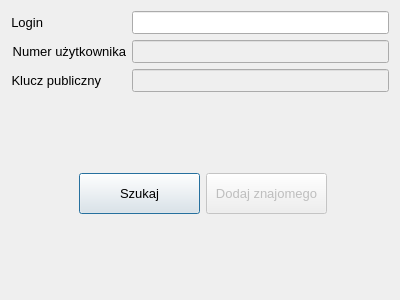
<?xml version="1.0" encoding="UTF-8"?>
<ui version="4.0">
 <class>find_friends</class>
 <widget class="QDialog" name="find_friends">
  <property name="geometry">
   <rect>
    <x>0</x>
    <y>0</y>
    <width>400</width>
    <height>300</height>
   </rect>
  </property>
  <property name="windowTitle">
   <string>Dialog</string>
  </property>
  <layout class="QGridLayout" name="gridLayout_2">
   <item row="0" column="0">
    <layout class="QGridLayout" name="gridLayout">
     <item row="0" column="0">
      <widget class="QLabel" name="label">
       <property name="sizePolicy">
        <sizepolicy hsizetype="Fixed" vsizetype="Fixed">
         <horstretch>0</horstretch>
         <verstretch>0</verstretch>
        </sizepolicy>
       </property>
       <property name="font">
        <font>
         <pointsize>10</pointsize>
        </font>
       </property>
       <property name="text">
        <string>Login</string>
       </property>
       <property name="alignment">
        <set>Qt::AlignRight|Qt::AlignTrailing|Qt::AlignVCenter</set>
       </property>
      </widget>
     </item>
     <item row="0" column="1">
      <widget class="QLineEdit" name="lineEdit">
       <property name="enabled">
        <bool>true</bool>
       </property>
       <property name="sizePolicy">
        <sizepolicy hsizetype="Expanding" vsizetype="Fixed">
         <horstretch>0</horstretch>
         <verstretch>0</verstretch>
        </sizepolicy>
       </property>
       <property name="font">
        <font>
         <pointsize>10</pointsize>
        </font>
       </property>
      </widget>
     </item>
     <item row="1" column="0">
      <widget class="QLabel" name="label_2">
       <property name="sizePolicy">
        <sizepolicy hsizetype="Fixed" vsizetype="Fixed">
         <horstretch>0</horstretch>
         <verstretch>0</verstretch>
        </sizepolicy>
       </property>
       <property name="font">
        <font>
         <pointsize>10</pointsize>
        </font>
       </property>
       <property name="text">
        <string>Numer użytkownika</string>
       </property>
       <property name="alignment">
        <set>Qt::AlignRight|Qt::AlignTrailing|Qt::AlignVCenter</set>
       </property>
      </widget>
     </item>
     <item row="1" column="1">
      <widget class="QLineEdit" name="lineEdit_2">
       <property name="enabled">
        <bool>false</bool>
       </property>
       <property name="sizePolicy">
        <sizepolicy hsizetype="Expanding" vsizetype="Fixed">
         <horstretch>0</horstretch>
         <verstretch>0</verstretch>
        </sizepolicy>
       </property>
       <property name="font">
        <font>
         <pointsize>10</pointsize>
        </font>
       </property>
      </widget>
     </item>
     <item row="2" column="0">
      <widget class="QLabel" name="label_3">
       <property name="sizePolicy">
        <sizepolicy hsizetype="Fixed" vsizetype="Fixed">
         <horstretch>0</horstretch>
         <verstretch>0</verstretch>
        </sizepolicy>
       </property>
       <property name="font">
        <font>
         <pointsize>10</pointsize>
        </font>
       </property>
       <property name="text">
        <string>Klucz publiczny</string>
       </property>
       <property name="alignment">
        <set>Qt::AlignRight|Qt::AlignTrailing|Qt::AlignVCenter</set>
       </property>
      </widget>
     </item>
     <item row="2" column="1">
      <widget class="QLineEdit" name="lineEdit_3">
       <property name="enabled">
        <bool>false</bool>
       </property>
       <property name="sizePolicy">
        <sizepolicy hsizetype="Expanding" vsizetype="Fixed">
         <horstretch>0</horstretch>
         <verstretch>0</verstretch>
        </sizepolicy>
       </property>
       <property name="font">
        <font>
         <pointsize>10</pointsize>
        </font>
       </property>
      </widget>
     </item>
    </layout>
   </item>
   <item row="1" column="0">
    <layout class="QFormLayout" name="formLayout">
     <property name="labelAlignment">
      <set>Qt::AlignRight|Qt::AlignTrailing|Qt::AlignVCenter</set>
     </property>
     <property name="formAlignment">
      <set>Qt::AlignCenter</set>
     </property>
     <item row="0" column="0">
      <widget class="QPushButton" name="pushButton">
       <property name="sizePolicy">
        <sizepolicy hsizetype="Fixed" vsizetype="Fixed">
         <horstretch>0</horstretch>
         <verstretch>0</verstretch>
        </sizepolicy>
       </property>
       <property name="minimumSize">
        <size>
         <width>121</width>
         <height>41</height>
        </size>
       </property>
       <property name="font">
        <font>
         <pointsize>10</pointsize>
        </font>
       </property>
       <property name="text">
        <string>Szukaj</string>
       </property>
      </widget>
     </item>
     <item row="0" column="1">
      <widget class="QPushButton" name="pushButton_2">
       <property name="enabled">
        <bool>false</bool>
       </property>
       <property name="sizePolicy">
        <sizepolicy hsizetype="Fixed" vsizetype="Fixed">
         <horstretch>0</horstretch>
         <verstretch>0</verstretch>
        </sizepolicy>
       </property>
       <property name="minimumSize">
        <size>
         <width>121</width>
         <height>41</height>
        </size>
       </property>
       <property name="font">
        <font>
         <pointsize>10</pointsize>
        </font>
       </property>
       <property name="text">
        <string>Dodaj znajomego</string>
       </property>
      </widget>
     </item>
    </layout>
   </item>
  </layout>
 </widget>
 <resources/>
 <connections/>
</ui>
